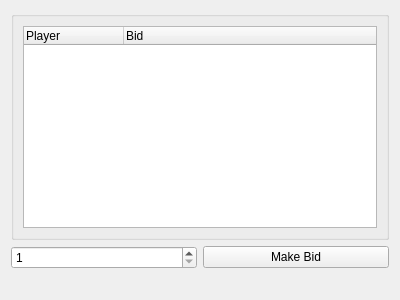
<?xml version="1.0" encoding="UTF-8"?>
<ui version="4.0">
 <class>AuctionWidget</class>
 <widget class="QWidget" name="AuctionWidget">
  <property name="geometry">
   <rect>
    <x>0</x>
    <y>0</y>
    <width>400</width>
    <height>300</height>
   </rect>
  </property>
  <layout class="QVBoxLayout" name="verticalLayout_2">
   <item>
    <widget class="QGroupBox" name="playerGroupBox">
     <property name="title">
      <string/>
     </property>
     <layout class="QVBoxLayout" name="verticalLayout">
      <item>
       <widget class="QTreeWidget" name="playerList">
        <property name="rootIsDecorated">
         <bool>false</bool>
        </property>
        <column>
         <property name="text">
          <string>Player</string>
         </property>
        </column>
        <column>
         <property name="text">
          <string>Bid</string>
         </property>
        </column>
       </widget>
      </item>
     </layout>
    </widget>
   </item>
   <item>
    <layout class="QHBoxLayout" name="bidLayout">
     <item>
      <widget class="QSpinBox" name="bidSpinBox">
       <property name="minimum">
        <number>1</number>
       </property>
       <property name="maximum">
        <number>10000</number>
       </property>
      </widget>
     </item>
     <item>
      <widget class="QPushButton" name="bidButton">
       <property name="text">
        <string>Make Bid</string>
       </property>
      </widget>
     </item>
    </layout>
   </item>
   <item>
    <widget class="QLabel" name="statusLabel">
     <property name="text">
      <string/>
     </property>
    </widget>
   </item>
  </layout>
 </widget>
 <resources/>
 <connections/>
</ui>
